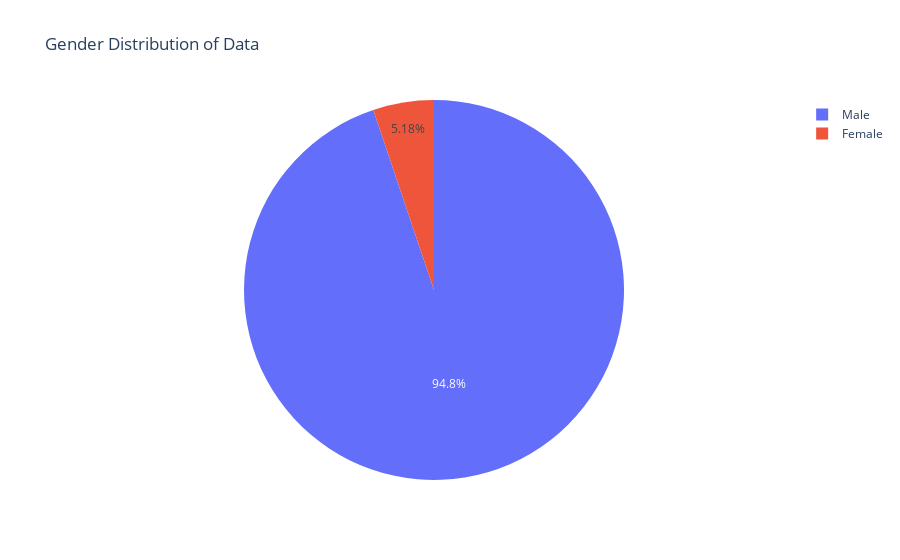

Notebook source saved alongside this figure:
### Markdown cell above
Gender wise distribution of climbers who perished

### Code cell
fig = px.pie(df_deaths_age_revised, names='gender', title='Gender Distribution of Data')
fig.show()

### Figure 1 — Plotly figure (JSON) as saved in the notebook; plotly's stock layout.template omitted (floating-point values rounded to 4 significant figures; data arrays with more than 128 entries replaced by an {"elided": "..."} marker saying what was removed)
{"data": [{"domain": {"x": [0, 1], "y": [0, 1]}, "hovertemplate": "gender=%{label}<extra></extra>", "labels": {"elided": "927 str values"}, "legendgroup": "", "name": "", "showlegend": true, "type": "pie"}], "layout": {"legend": {"tracegroupgap": 0}, "title": {"text": "Gender Distribution of Data"}}}
